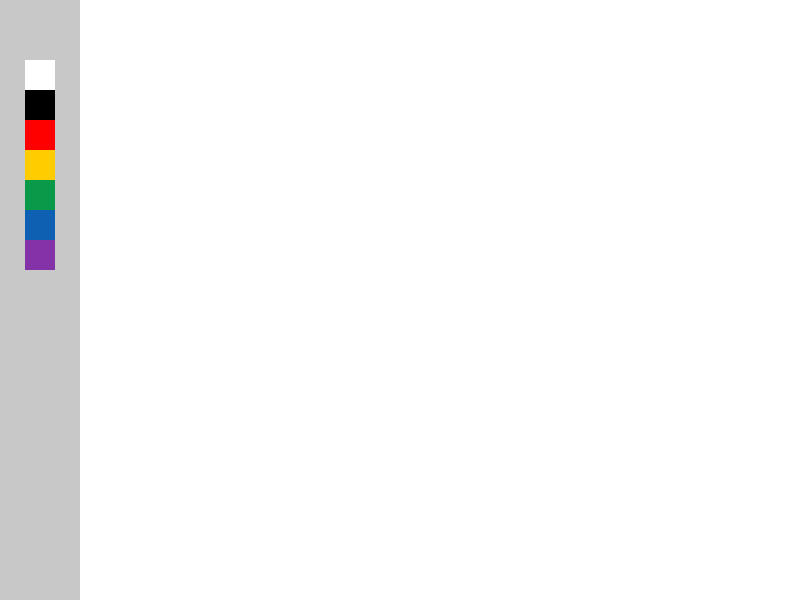
Frame 1 (no input)
Frame 60 (the mouse pressed at the canvas centre just before this capture): identical to frame 1, image omitted
Frame 120 (the mouse held since frame 60 and released just before this capture): identical to frame 1, image omitted

The Processing sketch that drew this single still picture (run headless with seeded random() and noise(); from frame 60 on, the mouse is pressed at the canvas centre):

// Processing sketch: processing_162533
// ── processing_162533.pde

int xPos = 25;
int yPos = 60;
int bSize = 30;

void setup() {
  noStroke();
  size(800, 600);
  background(200);

  fill(255);
  rect(80, 0, 720, 600);

  fill(255, 255, 255);
  rect(xPos, yPos, bSize, bSize);

  fill(0);
  rect(xPos, yPos+bSize, bSize, bSize);

  fill(255, 0, 0);
  rect(xPos, yPos+bSize*2, bSize, bSize);

  fill(255, 204, 0);
  rect(xPos, yPos+bSize*3, bSize, bSize);

  fill(9, 153, 72);
  rect(xPos, yPos+bSize*4, bSize, bSize);

  fill(13, 96, 178);
  rect(xPos, yPos+bSize*5, bSize, bSize);

  fill(131, 50, 167);
  rect(xPos, yPos+bSize*6, bSize, bSize);
}

void draw() {


  if (mousePressed) {
    if (mouseX > 190 && mouseX < 800 && mouseY >  20 && mouseY < 560) {
      line (pmouseX, pmouseY, mouseX, mouseY);
    }


    if ( mouseX > xPos && mouseX < xPos+bSize && mouseY > yPos && mouseY <yPos+bSize) {
      stroke(255, 255, 255);
      strokeWeight(5);
    }


    if ( mouseX > xPos && mouseX < xPos+bSize && mouseY > yPos+bSize && mouseY <yPos+bSize*2) {
      stroke(0);
      strokeWeight(5);
    }


    if ( mouseX > xPos && mouseX < xPos+bSize && mouseY > yPos+bSize*2 && mouseY < yPos+bSize*3) {
      stroke(255, 0, 0);
      strokeWeight(5);
    }

    if ( mouseX > xPos && mouseX < xPos+bSize && mouseY > yPos+bSize*3 && mouseY < yPos+bSize*4) {
      stroke(255, 204, 0);
      strokeWeight(5);
    }

    if ( mouseX > xPos && mouseX < xPos+bSize && mouseY > yPos+bSize*4 && mouseY < yPos+bSize*5) {
      stroke(9, 153, 72);
      strokeWeight(5);
    }

    if ( mouseX > xPos && mouseX < xPos+bSize && mouseY > yPos+bSize*5 && mouseY < yPos+bSize*6) {
      stroke(13, 96, 178);
      strokeWeight(5);
    }

    if ( mouseX > xPos && mouseX < xPos+bSize && mouseY > yPos+bSize*6 && mouseY < yPos+bSize*7) {
      stroke(131, 50, 167);
      strokeWeight(5);
    }
  }

}
